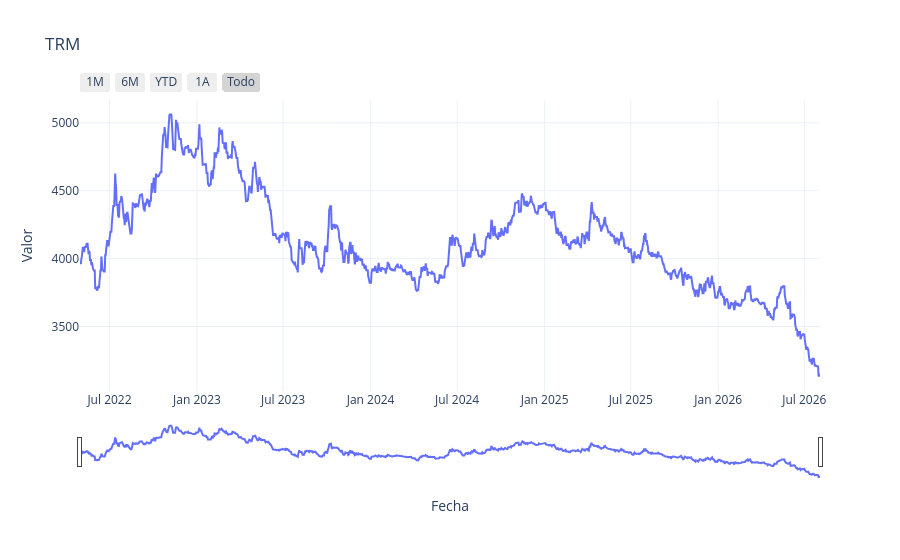

Write notebook code for a chart like this one.
### Code cell
plotly_oneplot(data = fullTRM, x_col="fecha", y_col="valor", plot_title="TRM")

### Figure 1 — Plotly figure (JSON) as saved in the notebook; plotly's stock layout.template omitted (floating-point values rounded to 4 significant figures; data arrays with more than 128 entries replaced by an {"elided": "..."} marker saying what was removed)
{"data": [{"mode": "lines", "name": "valor", "type": "scatter", "x": {"elided": "1557 str values"}, "y": {"elided": "1557 float values"}}], "layout": {"hovermode": "x unified", "title": {"text": "TRM"}, "xaxis": {"rangeselector": {"buttons": [{"count": 1, "label": "1M", "step": "month", "stepmode": "backward"}, {"count": 6, "label": "6M", "step": "month", "stepmode": "backward"}, {"count": 1, "label": "YTD", "step": "year", "stepmode": "todate"}, {"count": 1, "label": "1A", "step": "year", "stepmode": "backward"}, {"label": "Todo", "step": "all"}]}, "rangeslider": {"visible": true}, "title": {"text": "Fecha"}, "type": "date"}, "yaxis": {"title": {"text": "Valor"}}}}
